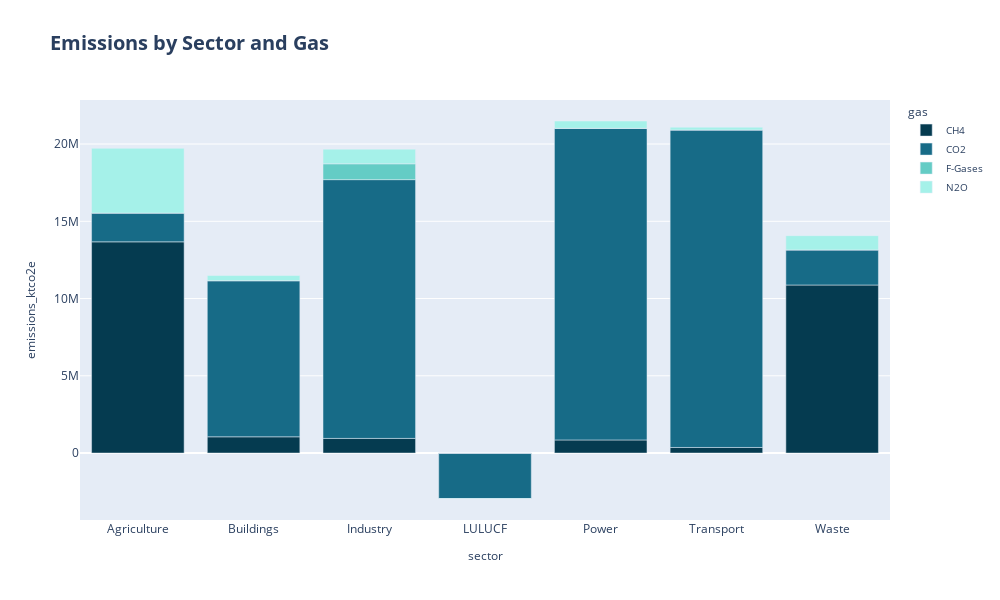

Notebook code for this chart:
### Code cell
import plotly.express as px

df_sector = df.groupby(["sector", "gas"], as_index=False)["emissions_ktco2e"].sum()

custom_colors = ["#053B50", "#176B87", "#64CCC5", "#A5F1E9", "#98DED9", "#D1F8EF"]

fig = px.bar(
    df_sector, 
    x="sector", 
    y="emissions_ktco2e", 
    color="gas",
    width=1000,
    height=600,
    title="Emissions by Sector and Gas",
     
    color_discrete_sequence=custom_colors  # هنا بنضيف الباليت
)
fig.update_layout(
    title_font_size=20,
       title_font_weight=700,
    
    xaxis_title_font_size=12,
    xaxis_title_font_weight=500,# عنوان المحور X
    yaxis_title_font_size=12, 
    yaxis_title_font_weight=500,# عنوان المحور Y
    legend_font_size=10          # خط الـ Legend
)

 
fig.show()

### Figure 1 — Plotly figure (JSON) as saved in the notebook; plotly's stock layout.template omitted (floating-point values rounded to 4 significant figures)
{"data": [{"alignmentgroup": "True", "hovertemplate": "gas=CH4<br>sector=%{x}<br>emissions_ktco2e=%{y}<extra></extra>", "legendgroup": "CH4", "marker": {"color": "#053B50", "pattern": {"shape": ""}}, "name": "CH4", "offsetgroup": "CH4", "orientation": "v", "showlegend": true, "textposition": "auto", "type": "bar", "x": ["Agriculture", "Buildings", "Industry", "LULUCF", "Power", "Transport", "Waste"], "xaxis": "x", "y": [13670000.0, 1051000.0, 947600.0, -25930.0, 848600.0, 360900.0, 10880000.0], "yaxis": "y"}, {"alignmentgroup": "True", "hovertemplate": "gas=CO2<br>sector=%{x}<br>emissions_ktco2e=%{y}<extra></extra>", "legendgroup": "CO2", "marker": {"color": "#176B87", "pattern": {"shape": ""}}, "name": "CO2", "offsetgroup": "CO2", "orientation": "v", "showlegend": true, "textposition": "auto", "type": "bar", "x": ["Agriculture", "Buildings", "Industry", "LULUCF", "Power", "Transport", "Waste"], "xaxis": "x", "y": [1864000.0, 10110000.0, 16750000.0, -2918000.0, 20170000.0, 20550000.0, 2273000.0], "yaxis": "y"}, {"alignmentgroup": "True", "hovertemplate": "gas=F-Gases<br>sector=%{x}<br>emissions_ktco2e=%{y}<extra></extra>", "legendgroup": "F-Gases", "marker": {"color": "#64CCC5", "pattern": {"shape": ""}}, "name": "F-Gases", "offsetgroup": "F-Gases", "orientation": "v", "showlegend": true, "textposition": "auto", "type": "bar", "x": ["Agriculture", "Buildings", "Industry", "LULUCF", "Power", "Transport", "Waste"], "xaxis": "x", "y": [0, 0, 1025000.0, 0, 0, 0, 0], "yaxis": "y"}, {"alignmentgroup": "True", "hovertemplate": "gas=N2O<br>sector=%{x}<br>emissions_ktco2e=%{y}<extra></extra>", "legendgroup": "N2O", "marker": {"color": "#A5F1E9", "pattern": {"shape": ""}}, "name": "N2O", "offsetgroup": "N2O", "orientation": "v", "showlegend": true, "textposition": "auto", "type": "bar", "x": ["Agriculture", "Buildings", "Industry", "LULUCF", "Power", "Transport", "Waste"], "xaxis": "x", "y": [4187000.0, 333800.0, 946400.0, -30220.0, 472300.0, 181100.0, 920500.0], "yaxis": "y"}], "layout": {"barmode": "relative", "height": 600, "legend": {"font": {"size": 10}, "title": {"text": "gas"}, "tracegroupgap": 0}, "title": {"font": {"size": 20, "weight": 700}, "text": "Emissions by Sector and Gas"}, "width": 1000, "xaxis": {"anchor": "y", "domain": [0, 1], "title": {"font": {"size": 12, "weight": 500}, "text": "sector"}}, "yaxis": {"anchor": "x", "domain": [0, 1], "title": {"font": {"size": 12, "weight": 500}, "text": "emissions_ktco2e"}}}}
